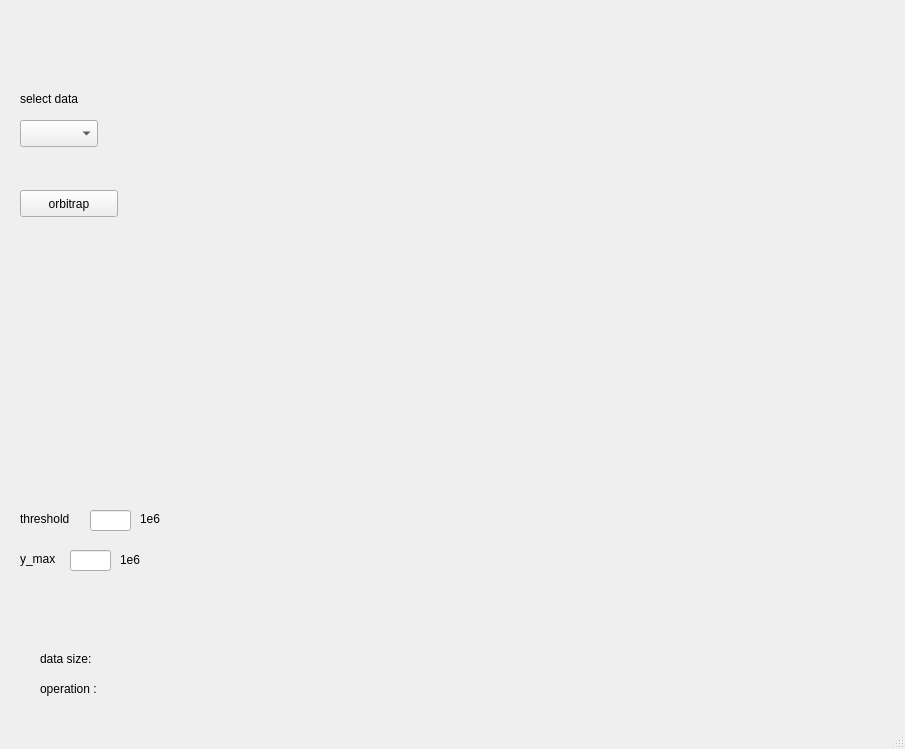
<?xml version="1.0" encoding="UTF-8"?>
<ui version="4.0">
 <class>MainWindow</class>
 <widget class="QMainWindow" name="MainWindow">
  <property name="geometry">
   <rect>
    <x>0</x>
    <y>0</y>
    <width>905</width>
    <height>749</height>
   </rect>
  </property>
  <property name="cursor">
   <cursorShape>ArrowCursor</cursorShape>
  </property>
  <property name="windowTitle">
   <string>Data Visualization</string>
  </property>
  <widget class="QWidget" name="centralwidget">
   <widget class="QPushButton" name="pushButton">
    <property name="geometry">
     <rect>
      <x>20</x>
      <y>190</y>
      <width>98</width>
      <height>27</height>
     </rect>
    </property>
    <property name="text">
     <string>orbitrap</string>
    </property>
   </widget>
   <widget class="QComboBox" name="comboBox">
    <property name="geometry">
     <rect>
      <x>20</x>
      <y>120</y>
      <width>78</width>
      <height>27</height>
     </rect>
    </property>
   </widget>
   <widget class="QLabel" name="label_2">
    <property name="geometry">
     <rect>
      <x>20</x>
      <y>90</y>
      <width>111</width>
      <height>17</height>
     </rect>
    </property>
    <property name="text">
     <string>select data</string>
    </property>
   </widget>
   <widget class="QLabel" name="label_3">
    <property name="geometry">
     <rect>
      <x>40</x>
      <y>650</y>
      <width>341</width>
      <height>17</height>
     </rect>
    </property>
    <property name="text">
     <string>data size: </string>
    </property>
   </widget>
   <widget class="QWidget" name="verticalLayoutWidget">
    <property name="geometry">
     <rect>
      <x>250</x>
      <y>90</y>
      <width>621</width>
      <height>541</height>
     </rect>
    </property>
    <layout class="QVBoxLayout" name="verticalLayout"/>
   </widget>
   <widget class="QLabel" name="label_4">
    <property name="geometry">
     <rect>
      <x>40</x>
      <y>680</y>
      <width>321</width>
      <height>17</height>
     </rect>
    </property>
    <property name="text">
     <string>operation : </string>
    </property>
   </widget>
   <widget class="QLineEdit" name="lineEdit">
    <property name="geometry">
     <rect>
      <x>90</x>
      <y>510</y>
      <width>41</width>
      <height>21</height>
     </rect>
    </property>
   </widget>
   <widget class="QLabel" name="label_5">
    <property name="geometry">
     <rect>
      <x>20</x>
      <y>510</y>
      <width>67</width>
      <height>17</height>
     </rect>
    </property>
    <property name="text">
     <string>threshold</string>
    </property>
   </widget>
   <widget class="QLabel" name="label_6">
    <property name="geometry">
     <rect>
      <x>140</x>
      <y>510</y>
      <width>67</width>
      <height>17</height>
     </rect>
    </property>
    <property name="text">
     <string>1e6</string>
    </property>
   </widget>
   <widget class="QLabel" name="label_7">
    <property name="geometry">
     <rect>
      <x>20</x>
      <y>550</y>
      <width>67</width>
      <height>17</height>
     </rect>
    </property>
    <property name="text">
     <string>y_max</string>
    </property>
   </widget>
   <widget class="QLabel" name="label_8">
    <property name="geometry">
     <rect>
      <x>120</x>
      <y>550</y>
      <width>41</width>
      <height>20</height>
     </rect>
    </property>
    <property name="text">
     <string>1e6</string>
    </property>
   </widget>
   <widget class="QLineEdit" name="lineEdit_2">
    <property name="geometry">
     <rect>
      <x>70</x>
      <y>550</y>
      <width>41</width>
      <height>21</height>
     </rect>
    </property>
   </widget>
   <widget class="QLabel" name="label">
    <property name="geometry">
     <rect>
      <x>760</x>
      <y>676</y>
      <width>121</width>
      <height>21</height>
     </rect>
    </property>
    <property name="text">
     <string/>
    </property>
   </widget>
  </widget>
  <widget class="QMenuBar" name="menubar">
   <property name="geometry">
    <rect>
     <x>0</x>
     <y>0</y>
     <width>905</width>
     <height>25</height>
    </rect>
   </property>
  </widget>
  <widget class="QStatusBar" name="statusbar"/>
 </widget>
 <resources/>
 <connections/>
</ui>
